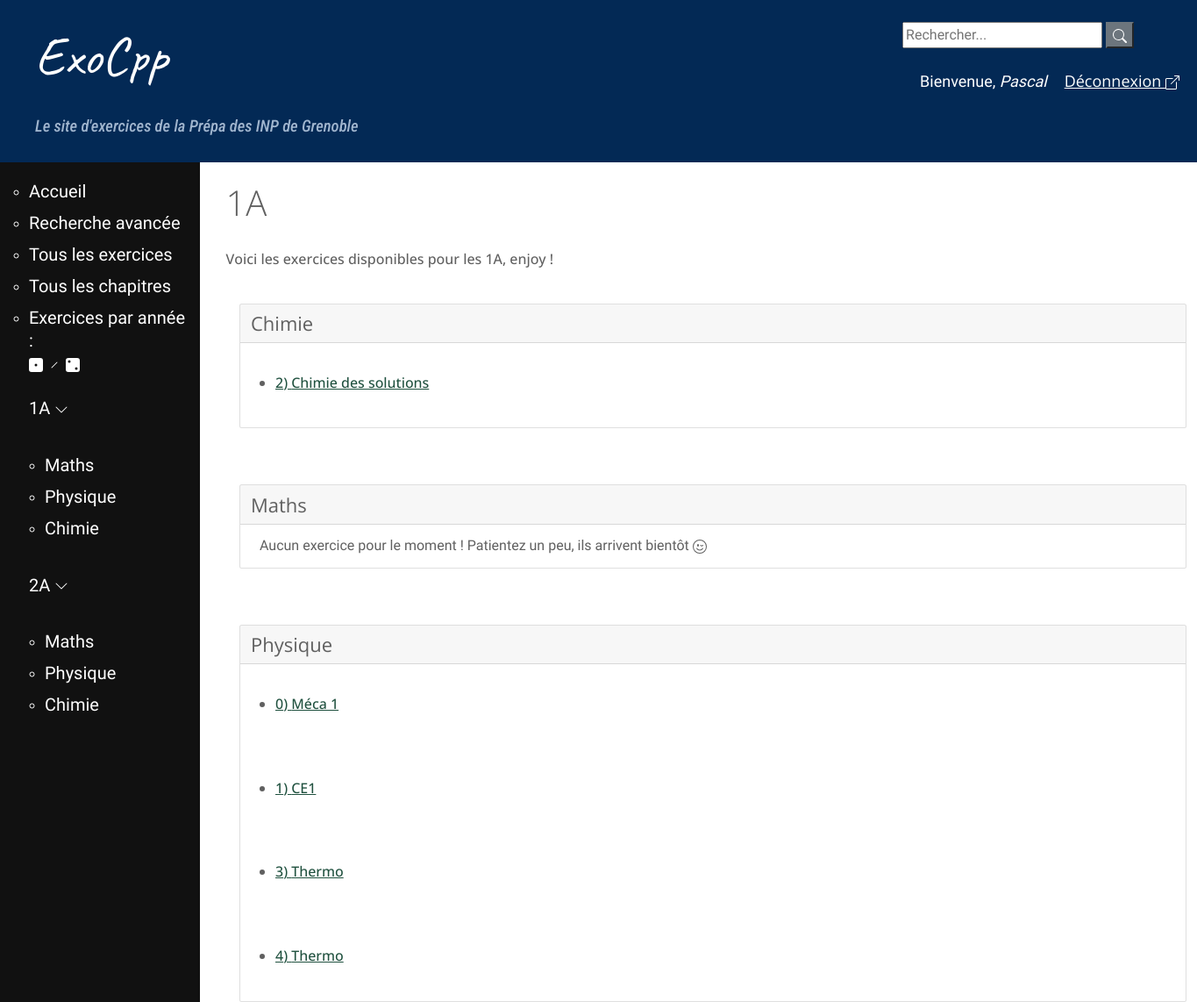
Screenshot of /1A (signed in) with the database file from the repository.
### exo/models.py (models this page shows, shortened)
class Chapitre(models.Model):
    annee = models.CharField(max_length=2, choices = [('1A', 'Première année'),
        ('2A', 'Deuxième année')])
    matiere = models.CharField(max_length=40, choices = MATIERES)
    nom = models.CharField(max_length=200, null=False, unique=True)
    numero = models.IntegerField(null=True, error_messages={"invalid_choice" : "Ce numéro de chapitre existe déjà."},
        help_text="Vous pouvez numéroter le chapitre/module \
        pour permettre un classement dans l'ordre du programme (recommandé, \
        la valeur par défaut est 1)", default=1, unique=True)
    def get_absolute_url(self):
        return reverse('chapitre-details', args=[str(self.id)])

### exo/views.py (the view)
# urls.py: path('1A', views.all_1A, name="1A"),
@login_required(login_url='login')
def all_1A(request):
	prem_list = Chapitre.objects.filter(annee='1A').order_by('matiere', 'numero')
	m_list = Chapitre.objects.filter(annee='1A').filter(matiere='Maths').order_by('numero')
	p_list = Chapitre.objects.filter(annee='1A', matiere='Physique').order_by('numero')
	c_list = Chapitre.objects.filter(annee='1A', matiere='Chimie').order_by('numero')
	return render(request, 'exo/1A.html', {'prem_list' : prem_list, 'm_list' : m_list,
		'p_list' : p_list, 'c_list' : c_list})

### exo/templates/exo/1A.html (shortened to what this page needs)
{% extends 'base_generic.html' %}
{% block content %}
	<h1>1A</h1>
  	<h6>Voici les exercices disponibles pour les 1A, enjoy !</h6>
		<div class="container-fluid">
		<div class="card">
			  <h4 class="card-header">Chimie</h4>
			{% for chapitre in c_list %}
				<div class="card-body">
			    	<h6 class="card-title"><ul><li><a href="{{ chapitre.get_absolute_url }}">{{ chapitre.numero }}) {{ chapitre.nom }}</a></li></ul></h6>
			  	</div>
			{% endfor %}
		</div>
		</div>
		<br/>
		<div class="container-fluid">
		<div class="card">
			  <h4 class="card-header">Maths</h4>
			  {% if m_list.count == 0 %}
	  			<div class="card-body">
	  			Aucun exercice pour le moment ! Patientez un peu, ils arrivent bientôt {% include './icons/emoji-wink.svg'%}
	  			</div>
			  {% endif %}
		</div>
		</div>
		<br/>
		<div class="container-fluid">
		<div class="card">
			  <h4 class="card-header">Physique</h4>
			{% for chapitre in p_list %}
				<div class="card-body">
			    	<h6 class="card-title"><ul><li><a href="{{ chapitre.get_absolute_url }}">{{ chapitre.numero }}) {{ chapitre.nom }}</a></li></ul></h6>
			  	</div>
			{% endfor %}
		</div>
		</div>
	</div>
{% endblock %}

### exo/templates/base_generic.html (shortened to what this page needs)
{% load static %}
<!DOCTYPE html>
<html lang="en">
<head>
  <link rel="stylesheet" href="https://stackpath.bootstrapcdn.com/bootstrap/4.1.3/css/bootstrap.min.css">
  <link rel="stylesheet" href="{% static 'css/styles.css' %}">
  <link rel="stylesheet" href="https://use.fontawesome.com/releases/v5.6.1/css/all.css">
<link rel='stylesheet' id='pretty-checkbx-css'  href='https://cdn.jsdelivr.net/npm/pretty-checkbox@3.0/dist/pretty-checkbox.min.css?ver=5.4.4' type='text/css' media='all' />
<link rel="stylesheet" type="text/css" href="{% static 'css/styles2.css' %}"/>
</head>
<body>
<div id="page">
<div id="bloc principal">
  <div class="page-header">
      <div class="wrapper col1">
        <div id="topbar">
          <div id="search">
            <form class="search" method=POST action="{% url 'search-chap' %}">
              <input class="barre-recherche" type="search" placeholder="Rechercher..." aria-label="Recherche" name="searched">
              <button class="btn-secondary" type="submit">{% include './exo/icons/search.svg'%}</button>
            </form>
            <br/>
            <span class="hello-msg">Bienvenue, <em>{{ request.user }}</em><a href="{% url 'logout' %}" class="hello-msg">Déconnexion {% include './exo/icons/box-arrow-up-right.svg'%}</a></span>
          </div>
        </div>
      </div>
      <div class="titre">
      <h1><a href="/">ExoCpp</a></h1>
      <h5>Le site d'exercices de la Prépa des INP de Grenoble</h5>
      </div>
  </div>
  <div class="container-fluid">
    <div class="row">
          <div class="col-sm-2">
          {% block sidebar %}
          <ul class="puces-navbar">
              <li><h4><a href="{% url 'home' %}">Accueil</a></h4></li>
              <li><h4><a href="{% url 'exercice_filtres' %}">Recherche avancée</a></h4></li>
              <li><h4><a href="{% url 'exercices' %}">Tous les exercices</a></h4></li>
              <li><h4><a href="{% url 'chapitres' %}">Tous les chapitres</a></h4></li>
              <li><h4><a href="#">Exercices par année :</a><br/><a href="{% url '1A' %}">{% include './exo/icons/dice-1-fill.svg' %}</a> {% include './exo/icons/slash.svg' %} <a href="{% url '2A' %}">{% include './exo/icons/dice-2-fill.svg' %}</a></h4></li>
          {% endblock %}
          <div id="menu">
    <h4><a href="{% url '1A' %}">1A {% include './exo/icons/chevron-down.svg' %}</a></h4><br/>
    <ul class="puces-navbar">
        <li><h4><a href="{% url '1A-maths' %}">Maths</a></h4></li>
        <li><h4><a href="{% url '1A-physique' %}">Physique</a></h4></li>
        <li><h4><a href="{% url '1A-chimie' %}">Chimie</a></h4></li>
    </ul>
    <br/>
    <h4><a href="{% url '2A' %}">2A {% include './exo/icons/chevron-down.svg' %}</a></h4><br/>
    <ul class="puces-navbar">
        <li><h4><a href="{% url '2A-maths' %}">Maths</a></h4></li>
        <li><h4><a href="{% url '2A-physique' %}">Physique</a></h4></li>
        <li><h4><a href="{% url '2A-chimie' %}">Chimie</a></h4></li>
    </ul>
</div>
</ul>
      </div>
         <div class="col-sm-10">
            <div class="container">
              {% block content %}
              {% endblock %}
            </div>
            <br/>
            <br/>
         </div>
    </div>
  </div>
</div>
</body>
</html>

### exo/static/css/styles.css (style rules this page uses)
#menu { padding-top: 15px; margin-bottom: 0px; }
.page-header { height: 10%; min-height: 60px; background-color: #032955; margin-top: 0; padding: 10px 20px 25px 40px; }
.page-header h1, .page-header h1 a, .page-header h1 a:visited, .page-header h1 a:active { color: #ffffff; font-size: 54pt; text-decoration: none; }
h1 a, h2 a { color: #FFFFFF; font-family: 'Caveat', cursive; }
.page-header h5 { color: #A0B5CE; font-family: 'Caveat', cursive; }
h5 { color: #A0B5CE; font-size: 18pt; }
h4 a { color: #FFFFFF; font-family: 'Cuprum', sans-serif; }
.col-sm-2 { background-color: #111; padding-top: 20px }
.col-sm-2 h4, .col-sm-2 h4 a { color: #FFFFFF; font-size: 15pt; text-decoration: none; margin-bottom:10px; font-weight:400; font-style:normal; text-transform:none }
#topbar #search { height:45px; padding:15px 0;display:block; float:right; }
.puces-navbar { list-style: circle; color: white; }
.titre h1 a { color: #FFFFFF; font-size: 46pt; text-decoration: none; font-weight:400; font-style:normal; text-transform:none }
.titre h5 { font-size: 14pt; text-decoration: none; margin-bottom:4px; font-weight:500; font-style:italic; text-transform:none; font-family: 'Roboto Condensed', sans-serif; }
html, body { height: 100% }
#page { min-height: 100%; position: relative; }
.col-sm-10 { padding-top: 20px; }
h6 { line-height: 50%; }
.card { margin-top: 40px; }
.container-fluid { margin-left: 100px; }
.card-body { margin-left: 10px; }
.card-title { padding-top: 18px; }

### exo/templates/base_generic.html (style rules this page uses)
a, a:hover { color: #20513f; }
h1, h2, h3, h4, h5, h6, .h1, .h2, .product-info .product_title, .product-info .price, .h3, .h4, .h5, .h6 { font-family: 'Open Sans', Helvetica, Arial, sans-serif; }
a { font-family: 'Open Sans', Helvetica, Arial, sans-serif; }
.hello-msg { font-size: 18px; color: #fff; margin-left: 20px; }

### rows the page displays
Chapitre: numero "2", nom "Chimie des solutions"
Chapitre: numero "0", nom "Méca 1"
Chapitre: numero "1", nom "CE1"
Chapitre: numero "3", nom "Thermo"
Chapitre: numero "4", nom "Thermo"

### other values shown
{{ request.user }} "Pascal"
